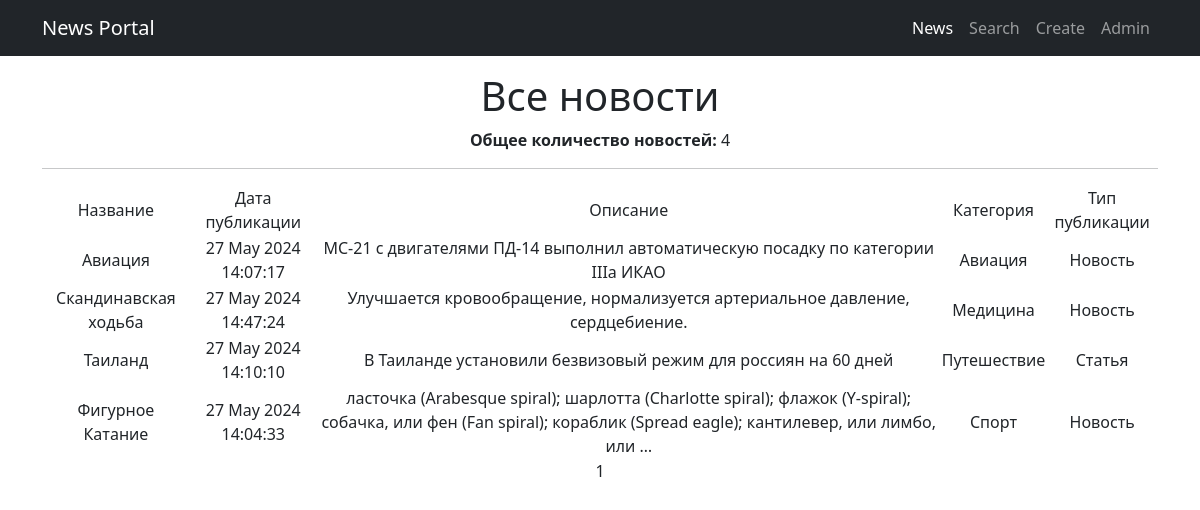
Page /news/ on the committed database.
### News/models.py (models this page shows, shortened)
class Post(models.Model):
    author = models.ForeignKey(Author, on_delete=models.CASCADE)
    POST_TYPE_CHOICES = [
        ('article', 'Статья'),
        ('news', 'Новость'),
    ]
    post_type = models.CharField(max_length=7, choices=POST_TYPE_CHOICES)
    created_at = models.DateTimeField(auto_now_add=True)
    date_published = models.DateTimeField(default=timezone.now)
    categories = models.ManyToManyField(Category, through='PostCategory')
    title = models.CharField(max_length=255)
    content = models.TextField()
    rating = models.IntegerField(default=0)

class Category(models.Model):
    name = models.CharField(max_length=255, unique=True)

### News/views.py (the view)
# urls.py: path('', PostsList.as_view(), name='post_list'),
class PostsList(ListView):
    model = Post
    ordering = 'title'
    template_name = 'posts.html'
    context_object_name = 'posts'
    paginate_by = 10  # вот так мы можем указать количество записей на странице
    def get_queryset(self):
        queryset = super().get_queryset()
        self.filterset = PostFilter(self.request.GET, queryset)
        return self.filterset.qs
    def get_context_data(self, **kwargs):
        context = super().get_context_data(**kwargs)
        context['time_now'] = datetime.utcnow()
        context['next_sale'] = None
        return context

### News/templatetags/custom_filters.py (called while the page is built, shortened)
@register.filter(name='censor')
def censor(value):
    if not isinstance(value, str):
        raise TemplateSyntaxError("Censor filter can only be applied to strings.")
    censored_words = ["редиска"]  # Список нецензурных слов
    punctuation = string.punctuation  # Получаем все символы пунктуации
    words = value.split()
    new_words = []
    return ' '.join(new_words)

### templates/posts.html (shortened to what this page needs)
{% extends 'flatpages/default.html' %}
{% load custom_filters %}
{% block content %}
    <html lang="en">
    <head>
    </head>
    <body>
    </body>
    </html>
    <h1>Все новости</h1>
    <p><strong>Общее количество новостей:</strong> {{ posts|length }}</p>
    <hr>
    {% if posts %}
        <table>
            <tr>
                <td>Название</td>
                <td>Дата публикации</td>
                <td>Описание</td>
                <td>Категория</td>
                <td>Тип публикации</td>
            </tr>
            {% for post in posts %}
                <tr>
                    <td>{{ post.title }}</td>
                    <td>{{ post.created_at|date:"d M Y H:i:s" }}</td>
                    <td>{{ post.content|truncatewords:20 }}</td>
                    <td>
                {% for category in post.categories.all %}
                    {{ category.name }}{% if not forloop.last %}, {% endif %}
                {% endfor %}
                   </td>
                    <td>{{ post.get_post_type_display }}</td>
                </tr>
            {% endfor %}
        </table>
    {% else %}
        <h2>Новостей нет!</h2>
    {% endif %}
    {{ page_obj.number }}
{% endblock content %}

### templates/flatpages/default.html (shortened to what this page needs)
<!DOCTYPE html>
<html lang="en">
    <head>
         {% load static %}
        <link href="{% static 'css/styles.css' %}" rel="stylesheet" />
    </head>
    <body>
        <nav class="navbar navbar-expand-lg navbar-dark bg-dark">
            <div class="container">
                <a class="navbar-brand">News Portal</a>
                <div class="collapse navbar-collapse" id="navbarSupportedContent">
                    <ul class="navbar-nav ms-auto mb-2 mb-lg-0">
                        <li class="nav-item"><a class="nav-link active" aria-current="page" href="/news/">News</a></li>
                        <li class="nav-item"><a class="nav-link" href="/news/search/">Search</a></li>
                        <li class="nav-item"><a class="nav-link" href="/news/choose/">Create</a></li>
                        <li class="nav-item"><a class="nav-link" href="/admin/">Admin</a></li>
                    </ul>
                </div>
            </div>
        </nav>
        <div class="container">
   <div class="row">
       <div class="col-lg-12 text-center">
           {% block content %}{% endblock content %}
       </div>
   </div>
</div>
    </body>
</html>

### rows in the picture
Post: title "Авиация", created_at "27 May 2024 14:07:17", content "МС-21 с двигателями ПД-14 выполнил автоматическую посадку по категории IIIа ИКАО", post_type "Новость"
Category: name "Авиация"
Post: title "Скандинавская ходьба", created_at "27 May 2024 14:47:24", content "Улучшается кровообращение, нормализуется артериальное давление, сердцебиение.", post_type "Новость"
Category: name "Медицина"
Post: title "Таиланд", created_at "27 May 2024 14:10:10", content "В Таиланде установили безвизовый режим для россиян на 60 дней", post_type "Статья"
Category: name "Путешествие"
Post: title "Фигурное Катание", created_at "27 May 2024 14:04:33", content "ласточка (Arabesque spiral); шарлотта (Charlotte spiral); флажок (Y-spiral); собачка, или фен (Fan spiral); кораблик (Spread eagle); кантилевер, или лимбо, или …", post_type "Новость"
Category: name "Спорт"

### other values in the picture
{{ posts|length }} "4"
{{ page_obj.number }} "1"
